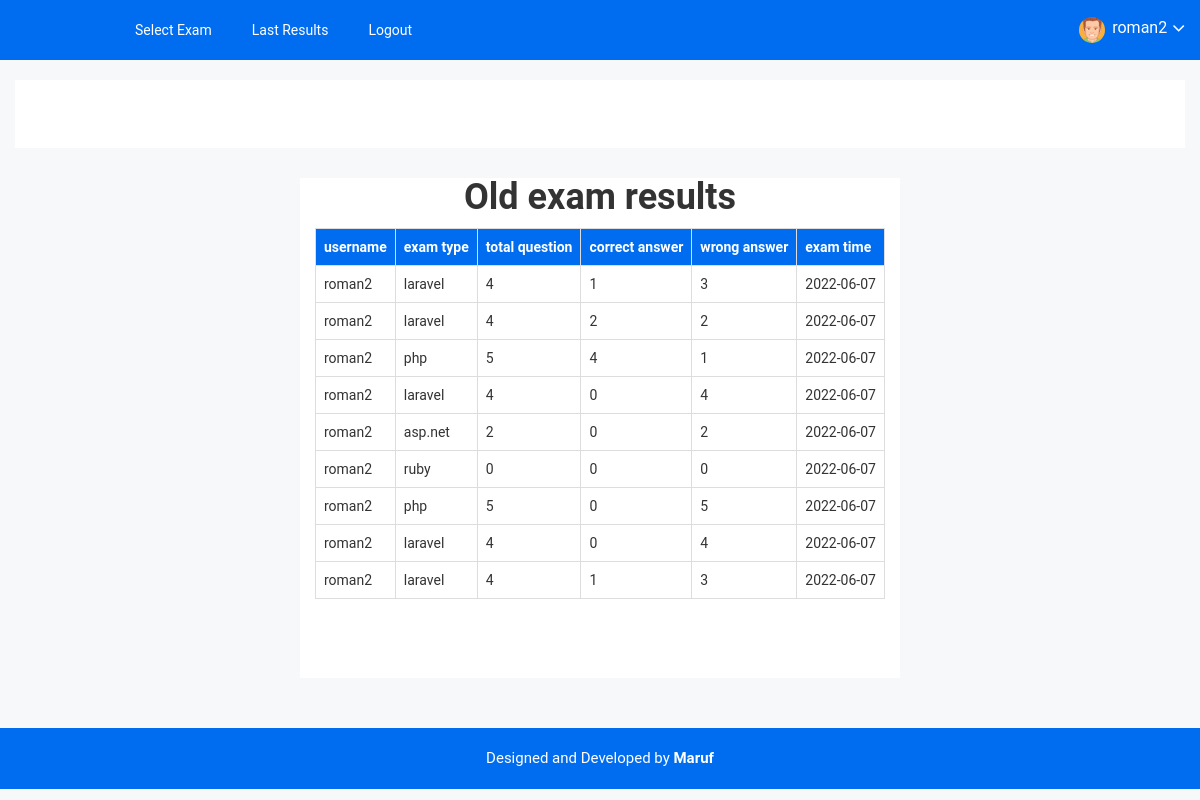
/old_exam_results.php (signed in), run on the app's committed database.
### tables this page shows
CREATE TABLE `exam_results` (
  `id` int(5) NOT NULL,
  `username` varchar(100) NOT NULL,
  `exam_type` varchar(100) NOT NULL,
  `total_question` varchar(10) NOT NULL,
  `correct_answer` varchar(10) NOT NULL,
  `wrong_answer` varchar(10) NOT NULL,
  `exam_time` varchar(50) NOT NULL
);

### old_exam_results.php (the view, shortened to what this page needs)
<?php
include "connection.php";
include "header.php";
    ?>
<div class="row" style="margin: 0px; padding:0px; margin-bottom: 50px;">
<div class="col-lg-6 col-lg-push-3" style="min-height: 500px; background-color: white;">
<center>
<h1>Old exam results</h1>
</center>
   <?php
   $sql=mysqli_query($link,"select * from exam_results where username='$_SESSION[username]' order by id desc");
   $count=mysqli_num_rows($sql);
   if($count==0){
       ?>
       <center>
      <h1>No results found</h1>
          </center>
       <?php
   }
else{
    echo "<table class='table table-bordered'>";
    echo "<tr style='background-color: #006df0; color:white'>";
    echo "<th>"; echo "username"; echo "</th>";
    echo "<th>"; echo "exam type"; echo "</th>";
    echo "<th>"; echo "total question";  echo "</th>";
    echo "<th>"; echo "correct answer";  echo "</th>";
    echo "<th>"; echo "wrong answer";  echo "</th>";
    echo "<th>"; echo "exam time"; echo "</th>";
    echo "</tr>";
    while($row=mysqli_fetch_array($sql))
    {
        echo "<tr>";
        echo "<td>"; echo $row["username"]; echo "</td>";
        echo "<td>"; echo $row["exam_type"]; echo "</td>";
        echo "<td>"; echo $row["total_question"];  echo "</td>";
        echo "<td>"; echo $row["correct_answer"];  echo "</td>";
        echo "<td>"; echo $row["wrong_answer"];  echo "</td>";
        echo "<td>"; echo $row["exam_time"]; echo "</td>";
        echo "</tr>";
    }
    echo "</table>";
}
   ?>
</div>
</div>
     <?php
   include "footer.php";
     ?>

### data on the page
exam_results: username "roman2", exam_type "laravel", total_question "4", correct_answer "1", wrong_answer "3", exam_time "2022-06-07"
exam_results: username "roman2", exam_type "laravel", total_question "4", correct_answer "2", wrong_answer "2", exam_time "2022-06-07"
exam_results: username "roman2", exam_type "php", total_question "5", correct_answer "4", wrong_answer "1", exam_time "2022-06-07"
exam_results: username "roman2", exam_type "laravel", total_question "4", correct_answer "0", wrong_answer "4", exam_time "2022-06-07"
exam_results: username "roman2", exam_type "asp.net", total_question "2", correct_answer "0", wrong_answer "2", exam_time "2022-06-07"
exam_results: username "roman2", exam_type "ruby", total_question "0", correct_answer "0", wrong_answer "0", exam_time "2022-06-07"
exam_results: username "roman2", exam_type "php", total_question "5", correct_answer "0", wrong_answer "5", exam_time "2022-06-07"
exam_results: username "roman2", exam_type "laravel", total_question "4", correct_answer "0", wrong_answer "4", exam_time "2022-06-07"
exam_results: username "roman2", exam_type "laravel", total_question "4", correct_answer "1", wrong_answer "3", exam_time "2022-06-07"

### other printed values
$_SESSION["username"] "roman2"
